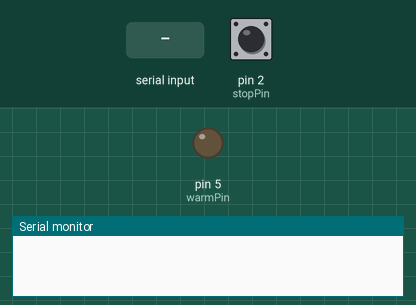
The sketch below on a simulated Arduino Uno, built with avr-gcc and run on an emulated ATmega328P. On the bench: output pins drawn as LEDs (lit = HIGH), the last lines printed to the serial monitor. Inputs (shaded band) come from the test bench; at power-on: pin 2 (stopPin) HIGH. Pins used as bus, display or sensor lines are not drawn.

Above: at 1.2 s.
1.3 s: "W" received over Serial
At 1.8 s:
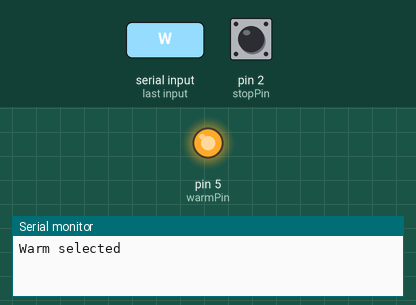
4.3 s: "S" received over Serial
5.8 s: "C" received over Serial
Timing chart, 0 to 8.8 s (numbered marks = the images above; inputs shaded):
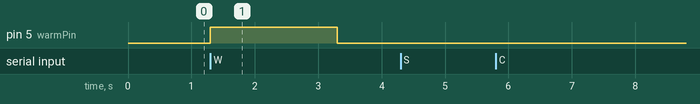

Measured:
- after the input at 1.3 s, pin 5 (warmPin): LOW → HIGH at once, → LOW 2.0 s later

The sketch:

voice_water_pumps.ino
```cpp
constexpr byte warmPin=5,coldPin=6,stopPin=2;
constexpr unsigned long duration=2000;
unsigned long began=0;
bool running=false;

void stopPumps() {
  digitalWrite(warmPin,LOW);
  digitalWrite(coldPin,LOW);
  running=false;
}
void setup(){
  pinMode(warmPin,OUTPUT);
  pinMode(coldPin,OUTPUT);
  pinMode(stopPin,INPUT_PULLUP);
  stopPumps();
  Serial.begin(115200);
}
void loop(){
  const bool stopped=digitalRead(stopPin)==LOW;
  if(stopped||(running&&millis()-began>=duration)) stopPumps();
  while(Serial.available()){
    const char command=Serial.read();
    if(command=='S') { stopPumps(); Serial.println(F("Stopped")); }
    if((command=='W'||command=='C')&&!running&&!stopped){
      stopPumps();
      digitalWrite(command=='W'?warmPin:coldPin,HIGH);
      began=millis();
      running=true;
      Serial.println(command=='W'?F("Warm selected"):F("Cold selected"));
    }
  }
}
```
